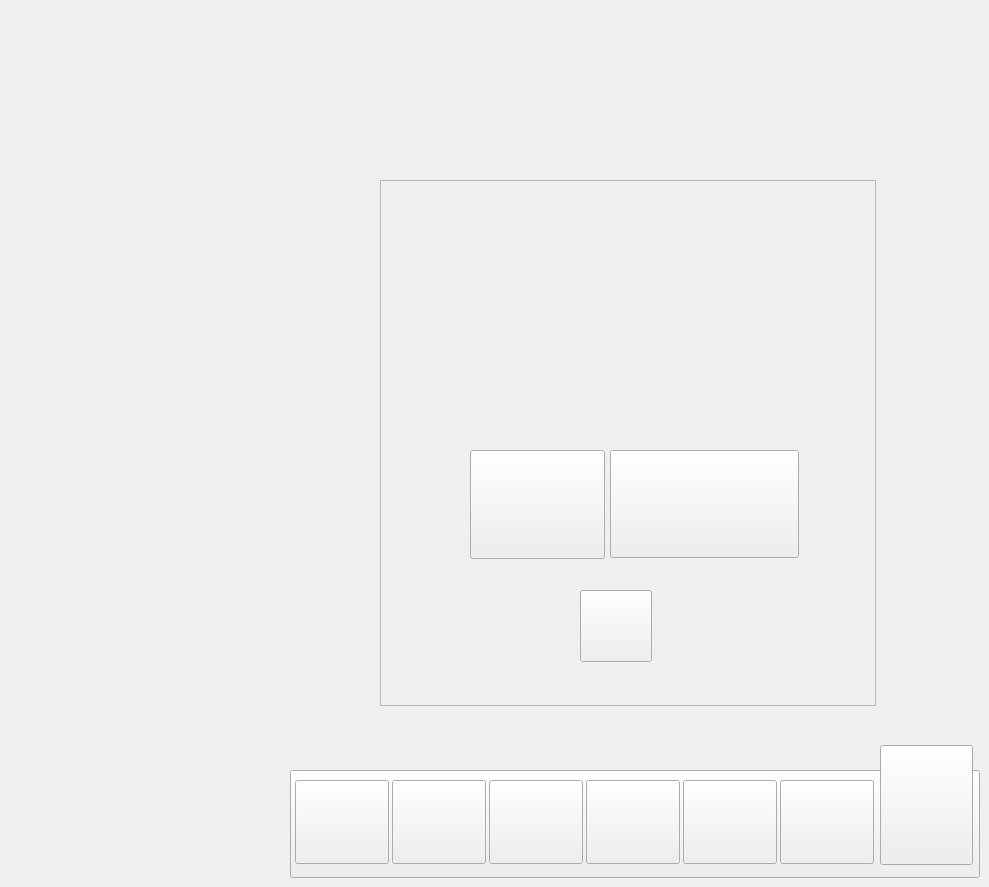
     <widget class="QWidget" name="SampleSelection03">
      <property name="styleSheet">
       <string notr="true">#SampleSelection03{

        border-image: url(:/PNG/New BG 2.jpg);
}</string>
      </property>
      <widget class="QPushButton" name="SS_SS03">
       <property name="geometry">
        <rect>
         <x>880</x>
         <y>745</y>
         <width>93</width>
         <height>120</height>
        </rect>
       </property>
       <property name="styleSheet">
        <string notr="true">border-image: url(:/PNG/Asset 111.png);</string>
       </property>
       <property name="text">
        <string/>
       </property>
      </widget>
      <widget class="QPushButton" name="ES_SS03">
       <property name="geometry">
        <rect>
         <x>780</x>
         <y>780</y>
         <width>94</width>
         <height>84</height>
        </rect>
       </property>
       <property name="styleSheet">
        <string notr="true">border-image: url(:/PNG/Asset 12.png);</string>
       </property>
       <property name="text">
        <string/>
       </property>
      </widget>
      <widget class="QPushButton" name="RS_SS03">
       <property name="geometry">
        <rect>
         <x>489</x>
         <y>780</y>
         <width>94</width>
         <height>84</height>
        </rect>
       </property>
       <property name="styleSheet">
        <string notr="true">border-image: url(:/PNG/Asset 9.png);</string>
       </property>
       <property name="text">
        <string/>
       </property>
      </widget>
      <widget class="QPushButton" name="NS_SS03">
       <property name="geometry">
        <rect>
         <x>683</x>
         <y>780</y>
         <width>94</width>
         <height>84</height>
        </rect>
       </property>
       <property name="styleSheet">
        <string notr="true">border-image: url(:/PNG/Asset 11.png);</string>
       </property>
       <property name="text">
        <string/>
       </property>
      </widget>
      <widget class="QPushButton" name="OS_SS03">
       <property name="geometry">
        <rect>
         <x>295</x>
         <y>780</y>
         <width>94</width>
         <height>84</height>
        </rect>
       </property>
       <property name="styleSheet">
        <string notr="true">border-image: url(:/PNG/Asset 7.png);</string>
       </property>
       <property name="text">
        <string/>
       </property>
      </widget>
      <widget class="QPushButton" name="SolidBG_21">
       <property name="geometry">
        <rect>
         <x>290</x>
         <y>770</y>
         <width>690</width>
         <height>108</height>
        </rect>
       </property>
       <property name="styleSheet">
        <string notr="true">border-image: url(:/PNG/Asset 2.png);</string>
       </property>
       <property name="text">
        <string/>
       </property>
      </widget>
      <widget class="QPushButton" name="DS_SS03">
       <property name="geometry">
        <rect>
         <x>392</x>
         <y>780</y>
         <width>94</width>
         <height>84</height>
        </rect>
       </property>
       <property name="styleSheet">
        <string notr="true">border-image: url(:/PNG/Asset 8.png);</string>
       </property>
       <property name="text">
        <string/>
       </property>
      </widget>
      <widget class="QPushButton" name="M_SS03">
       <property name="geometry">
        <rect>
         <x>586</x>
         <y>780</y>
         <width>94</width>
         <height>84</height>
        </rect>
       </property>
       <property name="styleSheet">
        <string notr="true">border-image: url(:/PNG/Asset 10.png);</string>
       </property>
       <property name="text">
        <string/>
       </property>
      </widget>
      <widget class="QFrame" name="frame_13">
       <property name="geometry">
        <rect>
         <x>380</x>
         <y>180</y>
         <width>496</width>
         <height>526</height>
        </rect>
       </property>
       <property name="styleSheet">
        <string notr="true">#frame_13{
border-image: url(:/PNG/Asset 23.png);
}</string>
       </property>
       <property name="frameShape">
        <enum>QFrame::Shape::StyledPanel</enum>
       </property>
       <property name="frameShadow">
        <enum>QFrame::Shadow::Raised</enum>
       </property>
       <widget class="QPushButton" name="Stop_SS01">
        <property name="geometry">
         <rect>
          <x>230</x>
          <y>270</y>
          <width>189</width>
          <height>108</height>
         </rect>
        </property>
        <property name="styleSheet">
         <string notr="true">#Stop_SS01{
border-image: url(:/PNG/Asset 25.png);
}</string>
        </property>
        <property name="text">
         <string/>
        </property>
       </widget>
       <widget class="QPushButton" name="Cancel_SS03">
        <property name="geometry">
         <rect>
          <x>200</x>
          <y>410</y>
          <width>72</width>
          <height>72</height>
         </rect>
        </property>
        <property name="styleSheet">
         <string notr="true">#Cancel_SS03{
border-image: url(:/PNG/Asset 26.png);
}</string>
        </property>
        <property name="text">
         <string/>
        </property>
       </widget>
      </widget>
      <widget class="QPushButton" name="FL2_SS01_3">
       <property name="geometry">
        <rect>
         <x>470</x>
         <y>450</y>
         <width>135</width>
         <height>109</height>
        </rect>
       </property>
       <property name="styleSheet">
        <string notr="true">#FL2_SS01_3{

        border-image: url(:/Image/aaaa.png);
}</string>
       </property>
       <property name="text">
        <string/>
       </property>
      </widget>
      <zorder>SolidBG_21</zorder>
      <zorder>SS_SS03</zorder>
      <zorder>ES_SS03</zorder>
      <zorder>RS_SS03</zorder>
      <zorder>NS_SS03</zorder>
      <zorder>OS_SS03</zorder>
      <zorder>DS_SS03</zorder>
      <zorder>M_SS03</zorder>
      <zorder>frame_13</zorder>
      <zorder>FL2_SS01_3</zorder>
     </widget>
